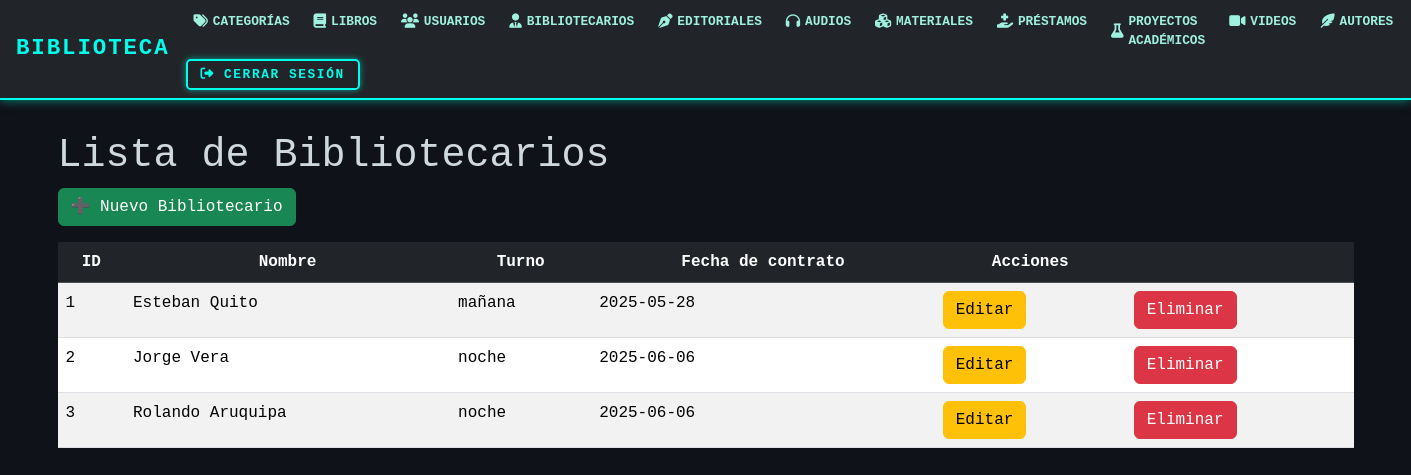
Before: /bibliotecarios/ with the older database file.
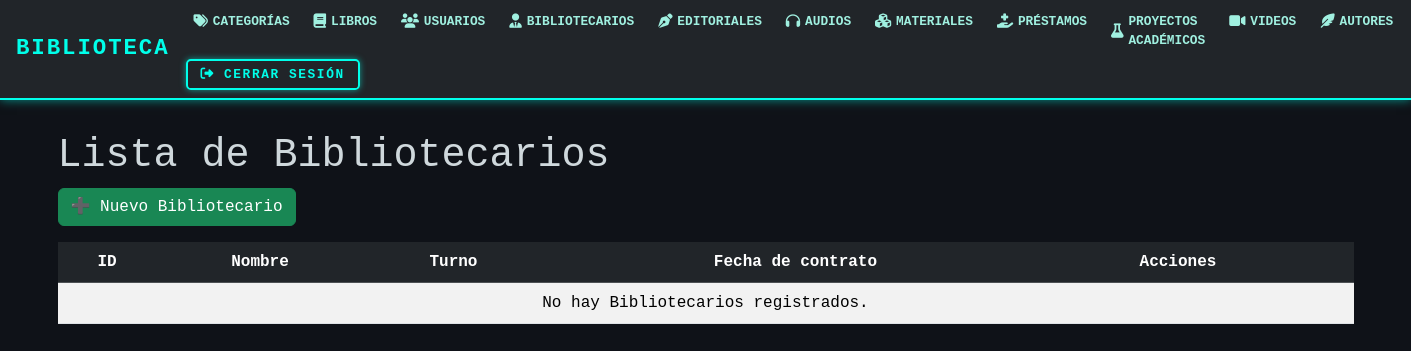
After: the same page with the newer database file.
### models/bibliotecario_model.py (models this page shows, shortened)
class Bibliotecario(db.Model):
    __tablename__ = "bibliotecario"
    id_biblio = db.Column(db.Integer, primary_key=True)
    turno = db.Column(db.String(50), nullable=False)
    fecha_contratacion = db.Column(db.String(50), nullable=False)
    id_usuario = db.Column(db.Integer, db.ForeignKey('usuarios.id'), nullable=False)
    usuario = db.relationship('Usuario', backref=db.backref('bibliotecario', uselist=False))
    @staticmethod
    def get_all():
        return Bibliotecario.query.all()

### models/usuario_model.py (models this page shows, shortened)
class Usuario(db.Model):
    __tablename__ = "usuarios"
    id = db.Column(db.Integer,primary_key=True)
    nombre = db.Column(db.String(80),nullable=False)
    apellido = db.Column(db.String(80),nullable=False)
    email = db.Column(db.String(120),nullable=False)
    telefono = db.Column(db.String(20),nullable=False)
    username = db.Column(db.String(20),nullable=False)
    password = db.Column(db.String,nullable=False)
    tipo = db.Column(db.String(20),nullable=False)

### controllers/bibliotecario_controllers.py (the view)
@bibliotecario_bp.route("/")
def index():
    bibliotecario = Bibliotecario.get_all()
    return bibliotecario_view.list(bibliotecario)

### views/bibliotecario_view.py (called while the page is built)
def list(bibliotecarios):
    return render_template('bibliotecarios/index.html', bibliotecarios=bibliotecarios)

### templates/bibliotecarios/index.html (shortened to what this page needs)
{% extends 'base.html' %}
{% block content %}
<h1>Lista de Bibliotecarios</h1>
<a href="{{ url_for('bibliotecario.create') }}" class="btn btn-success mb-3">➕ Nuevo Bibliotecario</a>
<table class="table table-striped">
    <thead class="table-dark">
        <tr class="text-center">
            <th>ID</th>
            <th>Nombre</th>
            <th>Turno</th>
            <th>Fecha de contrato</th>
            <th>Acciones</th>
            <th></th>
        </tr>
    </thead>
    {% for item in bibliotecarios %}
    <tr>
        <td>{{ item.id_biblio }}</td>
        <td>{{ item.usuario.nombre }} {{ item.usuario.apellido }}</td>
        <td>{{ item.turno }}</td>
        <td>{{ item.fecha_contratacion }}</td>
        <td>
            <a href="{{ url_for('bibliotecario.edit', id_biblio=item.id_biblio) }}" class="btn btn-warning">Editar</a>
        </td>
        <td>
            <a href="{{ url_for('bibliotecario.delete', id_biblio=item.id_biblio) }}"
               class="btn btn-danger"
               onclick="return confirm('¿Estás seguro de que deseas eliminar al bibliotecario con ID {{ item.id_biblio }}?');">
               Eliminar
            </a>
        </td>
    </tr>
    {% else %}
    <tr>
            <td colspan="6" class="text-center">No hay Bibliotecarios registrados.</td>
    </tr>
    {% endfor %}
</table>
{% endblock %}

Changed rows visible on the page:
removed Bibliotecario: id_biblio "1", usuario.nombre "Esteban", usuario.apellido "Quito", turno "mañana", fecha_contratacion "2025-05-28"
removed Bibliotecario: id_biblio "2", usuario.nombre "Jorge", usuario.apellido "Vera", turno "noche", fecha_contratacion "2025-06-06"
removed Bibliotecario: id_biblio "3", usuario.nombre "Rolando", usuario.apellido "Aruquipa", turno "noche", fecha_contratacion "2025-06-06"
Other visible differences:
text now shown: "No hay Bibliotecarios registrados."
